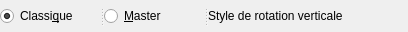
                <widget class="QSplitter" name="splitter_10">
                 <property name="orientation">
                  <enum>Qt::Horizontal</enum>
                 </property>
                 <widget class="QRadioButton" name="ClassicRotation">
                  <property name="minimumSize">
                   <size>
                    <width>100</width>
                    <height>0</height>
                   </size>
                  </property>
                  <property name="maximumSize">
                   <size>
                    <width>100</width>
                    <height>16777215</height>
                   </size>
                  </property>
                  <property name="text">
                   <string>Classi&amp;que</string>
                  </property>
                  <property name="checked">
                   <bool>true</bool>
                  </property>
                  <attribute name="buttonGroup">
                   <string notr="true">VerticaleRotationStyle</string>
                  </attribute>
                 </widget>
                 <widget class="QRadioButton" name="MasterRotation">
                  <property name="minimumSize">
                   <size>
                    <width>100</width>
                    <height>0</height>
                   </size>
                  </property>
                  <property name="maximumSize">
                   <size>
                    <width>100</width>
                    <height>16777215</height>
                   </size>
                  </property>
                  <property name="text">
                   <string>&amp;Master</string>
                  </property>
                  <property name="checked">
                   <bool>false</bool>
                  </property>
                  <attribute name="buttonGroup">
                   <string notr="true">VerticaleRotationStyle</string>
                  </attribute>
                 </widget>
                 <widget class="QLabel" name="label_24">
                  <property name="minimumSize">
                   <size>
                    <width>200</width>
                    <height>32</height>
                   </size>
                  </property>
                  <property name="maximumSize">
                   <size>
                    <width>200</width>
                    <height>32</height>
                   </size>
                  </property>
                  <property name="text">
                   <string>Style de rotation verticale</string>
                  </property>
                  <property name="alignment">
                   <set>Qt::AlignLeading|Qt::AlignLeft|Qt::AlignVCenter</set>
                  </property>
                 </widget>
                </widget>
